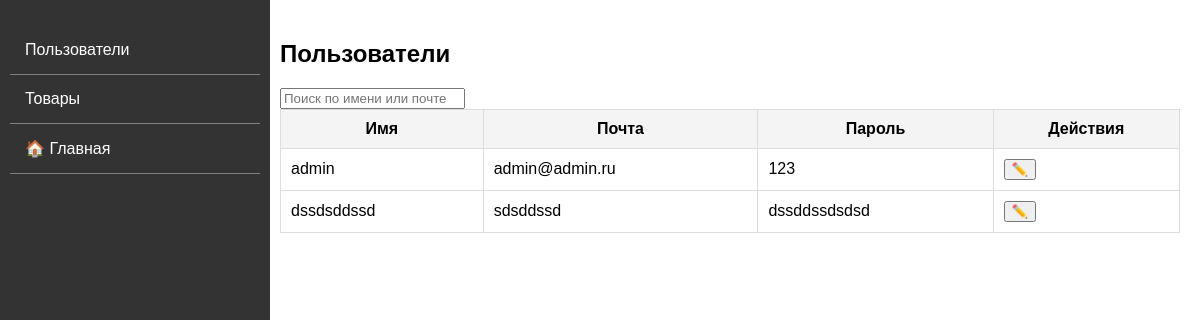
The app's page /admin.php with its own data.
### tables this page shows
CREATE TABLE `users` (
  `id` int NOT NULL,
  `email` varchar(255) NOT NULL,
  `password` varchar(255) NOT NULL,
  `phone_number` varchar(10) DEFAULT NULL,
  `name` varchar(255) NOT NULL,
  `address` varchar(255) DEFAULT NULL,
  `admin` varchar(1) NOT NULL DEFAULT '0'
);

### php/admins/admins.php (called while the page is built, shortened)
<?php
require_once "php/sqlconnect.php";
$queryUsersForAdmins = $conn->query("SELECT `id`, `email`, `password`, `name` FROM `users`");
?>

### admin.php (the view, shortened to what this page needs)
<?php
require_once "php/admins/admins.php";
?>
<!DOCTYPE html>
<html lang="ru">
<head>
    <link href="src\style-admin.css" rel="stylesheet">
</head>
<body>
<div class="container">
    <nav class="sidebar">
        <ul>
            <li><a href="#" id="usersTab">Пользователи</a></li>
            <li><a href="#" id="productsTab">Товары</a></li>
            <li><a href="/" id="homeLink">🏠 Главная</a></li>
        </ul>
    </nav>
    <main class="content">
        <section id="usersSection">
            <h2>Пользователи</h2>
            <input type="text" id="searchUser" placeholder="Поиск по имени или почте">
            <table id="usersTable">
                <thead>
                    <tr>
                        <th>Имя</th>
                        <th>Почта</th>
                        <th>Пароль</th>
                        <th>Действия</th>
                    </tr>
                </thead>
                <tbody>
                    <?php
                    while ($user = $queryUsersForAdmins->fetch_assoc())
                    {
                    ?>
                    <tr>
                        <td><?=$user["name"]?></td>
                        <td><?=$user["email"]?></td>
                        <td><?=$user["password"]?></td>
                        <td><button onclick="editUser('<?=$user['id']?>', '<?=$user['name']?>', '<?=$user['password']?>')">✏️</button></td>
                    </tr>
                    <?php
                    }
                    ?>
                </tbody>
            </table>
        </section>
    </main>
</div>
</body>
</html>

### src/style-admin.css (style rules this page uses)
body { font-family: Arial, sans-serif; margin: 0; display: flex; height: 100vh; }
.container { display: flex; width: 100%; height: 100vh; }
.sidebar { width: 250px; background: #333; color: white; padding: 10px; height: 100vh; position: fixed; }
.sidebar ul { list-style: none; padding: 0; }
.sidebar ul li { padding: 15px; border-bottom: 1px solid gray; }
.sidebar ul li a { color: white; text-decoration: none; display: block; }
.content { margin-left: 260px; padding: 20px; flex-grow: 1; overflow-y: auto; }
table { width: 100%; border-collapse: collapse; }
th, td { border: 1px solid #ddd; padding: 10px; }
th { background: #f4f4f4; }

### records on screen
users: name "admin", email "admin@admin.ru", password "123"
users: name "dssdsddssd", email "sdsddssd", password "dssddssdsdsd"
